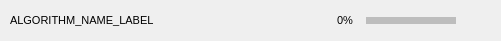
<?xml version="1.0" encoding="UTF-8"?>
<ui version="4.0">
 <class>AlgorithmExecutionWidget</class>
 <widget class="QWidget" name="AlgorithmExecutionWidget">
  <property name="geometry">
   <rect>
    <x>0</x>
    <y>0</y>
    <width>501</width>
    <height>41</height>
   </rect>
  </property>
  <property name="sizePolicy">
   <sizepolicy hsizetype="MinimumExpanding" vsizetype="MinimumExpanding">
    <horstretch>0</horstretch>
    <verstretch>0</verstretch>
   </sizepolicy>
  </property>
  <property name="minimumSize">
   <size>
    <width>0</width>
    <height>23</height>
   </size>
  </property>
  <property name="windowTitle">
   <string notr="true">TestWidget</string>
  </property>
  <property name="accessibleName">
   <string/>
  </property>
  <property name="styleSheet">
   <string notr="true"/>
  </property>
  <layout class="QHBoxLayout" name="test_widget_layout">
   <property name="spacing">
    <number>0</number>
   </property>
   <property name="sizeConstraint">
    <enum>QLayout::SetDefaultConstraint</enum>
   </property>
   <property name="leftMargin">
    <number>0</number>
   </property>
   <property name="topMargin">
    <number>0</number>
   </property>
   <property name="rightMargin">
    <number>0</number>
   </property>
   <property name="bottomMargin">
    <number>0</number>
   </property>
   <item>
    <widget class="QFrame" name="texts_frame">
     <property name="sizePolicy">
      <sizepolicy hsizetype="MinimumExpanding" vsizetype="MinimumExpanding">
       <horstretch>0</horstretch>
       <verstretch>0</verstretch>
      </sizepolicy>
     </property>
     <property name="minimumSize">
      <size>
       <width>0</width>
       <height>23</height>
      </size>
     </property>
     <property name="frameShape">
      <enum>QFrame::NoFrame</enum>
     </property>
     <property name="frameShadow">
      <enum>QFrame::Plain</enum>
     </property>
     <property name="lineWidth">
      <number>0</number>
     </property>
     <layout class="QVBoxLayout" name="texts_layout">
      <property name="spacing">
       <number>0</number>
      </property>
      <property name="leftMargin">
       <number>0</number>
      </property>
      <property name="topMargin">
       <number>4</number>
      </property>
      <property name="rightMargin">
       <number>0</number>
      </property>
      <property name="bottomMargin">
       <number>4</number>
      </property>
      <item>
       <widget class="QLabel" name="algorithm_name_label">
        <property name="sizePolicy">
         <sizepolicy hsizetype="MinimumExpanding" vsizetype="Minimum">
          <horstretch>0</horstretch>
          <verstretch>0</verstretch>
         </sizepolicy>
        </property>
        <property name="minimumSize">
         <size>
          <width>0</width>
          <height>20</height>
         </size>
        </property>
        <property name="maximumSize">
         <size>
          <width>16777215</width>
          <height>50</height>
         </size>
        </property>
        <property name="accessibleName">
         <string notr="true"/>
        </property>
        <property name="styleSheet">
         <string notr="true">.QLabel { 
font-size: 8pt; }</string>
        </property>
        <property name="text">
         <string notr="true">ALGORITHM_NAME_LABEL</string>
        </property>
        <property name="alignment">
         <set>Qt::AlignLeading|Qt::AlignLeft|Qt::AlignVCenter</set>
        </property>
        <property name="wordWrap">
         <bool>true</bool>
        </property>
        <property name="indent">
         <number>10</number>
        </property>
       </widget>
      </item>
     </layout>
    </widget>
   </item>
   <item>
    <widget class="QWidget" name="progress_bar_widgets" native="true">
     <property name="sizePolicy">
      <sizepolicy hsizetype="Minimum" vsizetype="MinimumExpanding">
       <horstretch>0</horstretch>
       <verstretch>0</verstretch>
      </sizepolicy>
     </property>
     <property name="minimumSize">
      <size>
       <width>0</width>
       <height>23</height>
      </size>
     </property>
     <property name="maximumSize">
      <size>
       <width>330</width>
       <height>16777215</height>
      </size>
     </property>
     <property name="styleSheet">
      <string notr="true"/>
     </property>
     <layout class="QHBoxLayout" name="horizontalLayout">
      <property name="spacing">
       <number>6</number>
      </property>
      <property name="leftMargin">
       <number>0</number>
      </property>
      <property name="topMargin">
       <number>0</number>
      </property>
      <property name="rightMargin">
       <number>10</number>
      </property>
      <property name="bottomMargin">
       <number>0</number>
      </property>
      <item>
       <spacer name="horizontalSpacer">
        <property name="orientation">
         <enum>Qt::Horizontal</enum>
        </property>
        <property name="sizeHint" stdset="0">
         <size>
          <width>40</width>
          <height>20</height>
         </size>
        </property>
       </spacer>
      </item>
      <item>
       <widget class="QLabel" name="loading_gif_label">
        <property name="sizePolicy">
         <sizepolicy hsizetype="Fixed" vsizetype="Fixed">
          <horstretch>0</horstretch>
          <verstretch>0</verstretch>
         </sizepolicy>
        </property>
        <property name="minimumSize">
         <size>
          <width>16</width>
          <height>16</height>
         </size>
        </property>
        <property name="maximumSize">
         <size>
          <width>16</width>
          <height>16</height>
         </size>
        </property>
        <property name="text">
         <string notr="true"/>
        </property>
       </widget>
      </item>
      <item>
       <widget class="QLabel" name="progress_label">
        <property name="sizePolicy">
         <sizepolicy hsizetype="Minimum" vsizetype="Preferred">
          <horstretch>0</horstretch>
          <verstretch>0</verstretch>
         </sizepolicy>
        </property>
        <property name="minimumSize">
         <size>
          <width>30</width>
          <height>20</height>
         </size>
        </property>
        <property name="maximumSize">
         <size>
          <width>16777215</width>
          <height>20</height>
         </size>
        </property>
        <property name="accessibleName">
         <string notr="true"/>
        </property>
        <property name="styleSheet">
         <string notr="true">.QLabel { 
font-size: 8pt; }</string>
        </property>
        <property name="text">
         <string notr="true">0%</string>
        </property>
        <property name="alignment">
         <set>Qt::AlignCenter</set>
        </property>
       </widget>
      </item>
      <item>
       <widget class="QProgressBar" name="test_progress_bar">
        <property name="sizePolicy">
         <sizepolicy hsizetype="Fixed" vsizetype="Fixed">
          <horstretch>0</horstretch>
          <verstretch>0</verstretch>
         </sizepolicy>
        </property>
        <property name="minimumSize">
         <size>
          <width>90</width>
          <height>7</height>
         </size>
        </property>
        <property name="maximumSize">
         <size>
          <width>90</width>
          <height>7</height>
         </size>
        </property>
        <property name="focusPolicy">
         <enum>Qt::StrongFocus</enum>
        </property>
        <property name="accessibleName">
         <string notr="true"/>
        </property>
        <property name="styleSheet">
         <string notr="true"> QProgressBar {
    border: 0px;
	background-color: rgb(189,189, 189);
 }

 QProgressBar::chunk {;
	border-right: 0px;
	border-top-left-radius: 5px;
	border-bottom-left-radius: 5px;
     background-color: qlineargradient(spread:pad, x1:0, y1:0, x2:0, y2:1, stop:0 rgba(146, 252, 66, 255), stop:1 rgba(42, 198, 29, 255));	
   width: 1px;    
 }</string>
        </property>
        <property name="value">
         <number>0</number>
        </property>
        <property name="alignment">
         <set>Qt::AlignLeading|Qt::AlignLeft|Qt::AlignVCenter</set>
        </property>
        <property name="textVisible">
         <bool>false</bool>
        </property>
        <property name="format">
         <string notr="true">%p%</string>
        </property>
       </widget>
      </item>
      <item>
       <widget class="QLabel" name="test_status">
        <property name="sizePolicy">
         <sizepolicy hsizetype="Fixed" vsizetype="Preferred">
          <horstretch>0</horstretch>
          <verstretch>0</verstretch>
         </sizepolicy>
        </property>
        <property name="minimumSize">
         <size>
          <width>0</width>
          <height>20</height>
         </size>
        </property>
        <property name="maximumSize">
         <size>
          <width>16777215</width>
          <height>16777215</height>
         </size>
        </property>
        <property name="accessibleName">
         <string notr="true"/>
        </property>
        <property name="styleSheet">
         <string notr="true"/>
        </property>
        <property name="frameShape">
         <enum>QFrame::NoFrame</enum>
        </property>
        <property name="text">
         <string/>
        </property>
        <property name="scaledContents">
         <bool>true</bool>
        </property>
        <property name="alignment">
         <set>Qt::AlignRight|Qt::AlignTrailing|Qt::AlignVCenter</set>
        </property>
        <property name="wordWrap">
         <bool>true</bool>
        </property>
       </widget>
      </item>
      <item>
       <widget class="QLabel" name="img_label">
        <property name="minimumSize">
         <size>
          <width>16</width>
          <height>16</height>
         </size>
        </property>
        <property name="maximumSize">
         <size>
          <width>16777215</width>
          <height>20</height>
         </size>
        </property>
        <property name="accessibleName">
         <string notr="true"/>
        </property>
        <property name="text">
         <string notr="true"/>
        </property>
        <property name="openExternalLinks">
         <bool>false</bool>
        </property>
       </widget>
      </item>
     </layout>
    </widget>
   </item>
  </layout>
 </widget>
 <resources/>
 <connections/>
</ui>
